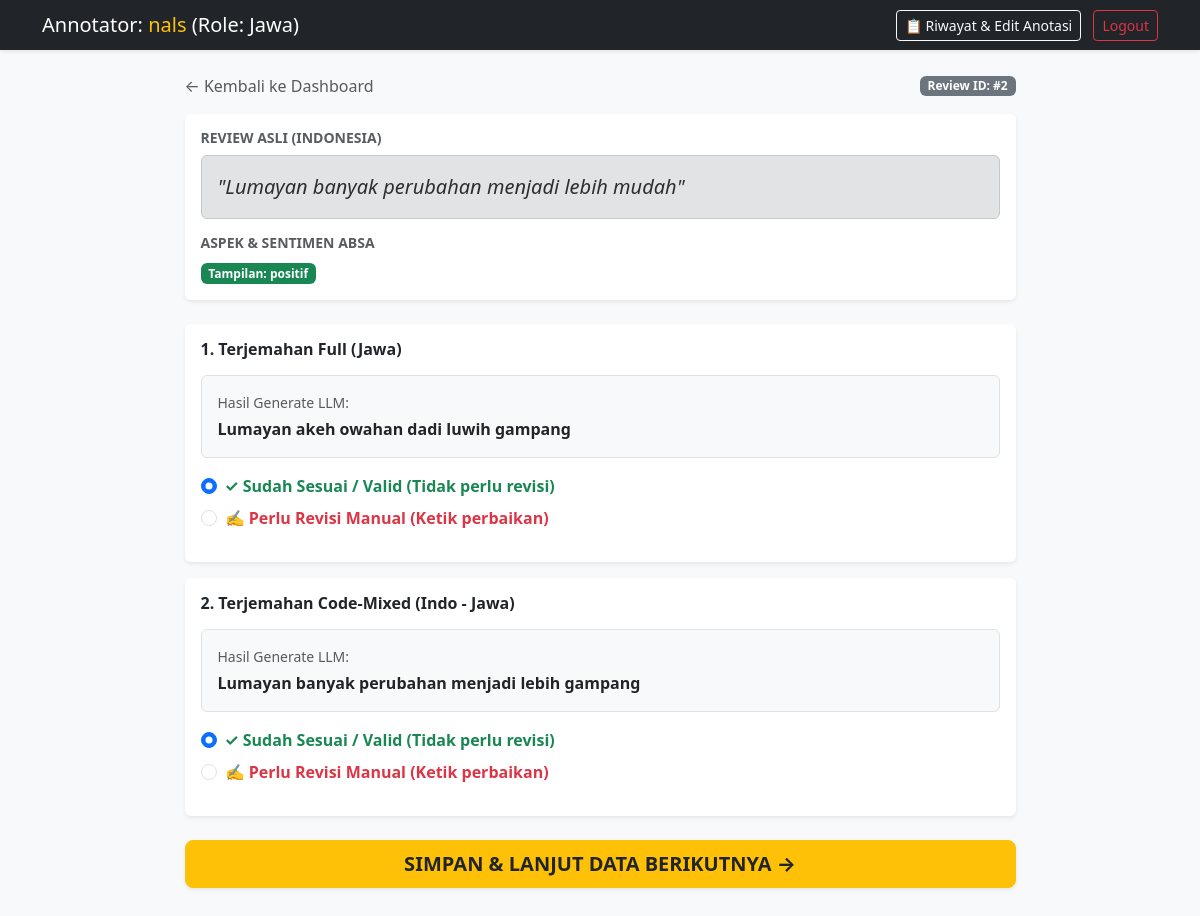
The app's page /annotate (signed in) with its own data.
### app.py (models this page shows)
class User(UserMixin, db.Model):
    id = db.Column(db.Integer, primary_key=True)
    username = db.Column(db.String(50), unique=True)
    password = db.Column(db.String(100))
    role = db.Column(db.String(20)) # 'jawa' or 'palembang'

class Review(db.Model):
    id = db.Column(db.Integer, primary_key=True)
    content = db.Column(db.Text, nullable=False)
    performa = db.Column(db.String(50))
    tampilan = db.Column(db.String(50))
    tiket = db.Column(db.String(50))
    pembayaran = db.Column(db.String(50))
    akun = db.Column(db.String(50))
    trans_jawa = db.Column(db.Text)
    trans_mix_jawa = db.Column(db.Text)
    trans_palembang = db.Column(db.Text)
    trans_mix_palembang = db.Column(db.Text)
    annotations = db.relationship('Annotation', backref='review', lazy=True)

### app.py (the view)
@app.route('/annotate')
@login_required
def annotate():
    done_ids = db.session.query(Annotation.review_id).filter(Annotation.user_id == current_user.id).all()
    done_ids = [r[0] for r in done_ids]
    item = Review.query.filter(~Review.id.in_(done_ids)).first()
    if not item:
        return render_template('finish.html')
    user_role = current_user.role # 'jawa' atau 'palembang'
    return render_template('annotate.html', item=item, role=user_role)

### app.py (called while the page is built)
@login_manager.user_loader
def load_user(user_id):
    return User.query.get(int(user_id))

### templates/annotate.html (shortened to what this page needs)
<!DOCTYPE html>
<html lang="id">
<head>
    <link href="https://cdn.jsdelivr.net/npm/bootstrap@5.3.0/dist/css/bootstrap.min.css" rel="stylesheet">
</head>
<body class="bg-light">
    <nav class="navbar navbar-dark bg-dark shadow-sm mb-4">
        <div class="container d-flex justify-content-between">
            <span class="navbar-brand mb-0 h1">Annotator: <span class="text-warning">{{ current_user.username }}</span> (Role: {{ current_user.role|capitalize }})</span>
            <div>
                <a href="{{ url_for('history') }}" class="btn btn-outline-light btn-sm me-2">📋 Riwayat & Edit Anotasi</a>
                <a href="{{ url_for('logout') }}" class="btn btn-outline-danger btn-sm">Logout</a>
            </div>
        </div>
    </nav>
    <div class="container pb-5">
        <div class="row justify-content-center">
            <div class="col-md-9">
                <div class="d-flex justify-content-between align-items-center mb-3">
                    <a href="{{ url_for('dashboard') }}" class="text-decoration-none text-muted">← Kembali ke Dashboard</a>
                    <span class="badge bg-secondary">Review ID: #{{ item.id }}</span>
                </div>
                <div class="card shadow-sm border-0 mb-4">
                    <div class="card-body">
                        <h6 class="text-uppercase text-muted fw-bold small">Review Asli (Indonesia)</h6>
                        <div class="alert alert-secondary fs-5 fst-italic mb-3">
                            "{{ item.content }}"
                        </div>
                        <h6 class="text-uppercase text-muted fw-bold small">Aspek & Sentimen ABSA</h6>
                        <div>
                            {% if item.tampilan %}<span class="badge bg-success me-1">Tampilan: {{ item.tampilan }}</span>{% endif %}
                        </div>
                    </div>
                </div>
                <form action="{{ url_for('submit', review_id=item.id) }}" method="POST">
                    <div class="card shadow-sm border-0 mb-3">
                        <div class="card-body">
                            <h5 class="card-title fw-bold fs-6 mb-3">1. Terjemahan Full ({{ role|capitalize }})</h5>
                            <div class="p-3 bg-light border rounded mb-3">
                                <span class="text-muted small d-block mb-1">Hasil Generate LLM:</span>
                                <p class="mb-0 fw-semibold text-dark" id="llm_full_text">
                                    {% if role == 'jawa' %}{{ item.trans_jawa }}{% else %}{{ item.trans_palembang }}{% endif %}
                                </p>
                            </div>
                            <div class="form-check mb-2">
                                <input class="form-check-input" type="radio" name="option_full" id="valid_full" value="valid" checked onclick="toggleRevisi('full', false)">
                                <label class="form-check-label text-success fw-bold" for="valid_full">
                                    ✓ Sudah Sesuai / Valid (Tidak perlu revisi)
                                </label>
                            </div>
                            <div class="form-check mb-3">
                                <input class="form-check-input" type="radio" name="option_full" id="revise_full" value="revise" onclick="toggleRevisi('full', true)">
                                <label class="form-check-label text-danger fw-bold" for="revise_full">
                                    ✍️ Perlu Revisi Manual (Ketik perbaikan)
                                </label>
                            </div>
                        </div>
                    </div>
                    <div class="card shadow-sm border-0 mb-4">
                        <div class="card-body">
                            <h5 class="card-title fw-bold fs-6 mb-3">2. Terjemahan Code-Mixed (Indo - {{ role|capitalize }})</h5>
                            <div class="p-3 bg-light border rounded mb-3">
                                <span class="text-muted small d-block mb-1">Hasil Generate LLM:</span>
                                <p class="mb-0 fw-semibold text-dark">
                                    {% if role == 'jawa' %}{{ item.trans_mix_jawa }}{% else %}{{ item.trans_mix_palembang }}{% endif %}
                                </p>
                            </div>
                            <div class="form-check mb-2">
                                <input class="form-check-input" type="radio" name="option_mix" id="valid_mix" value="valid" checked onclick="toggleRevisi('mix', false)">
                                <label class="form-check-label text-success fw-bold" for="valid_mix">
                                    ✓ Sudah Sesuai / Valid (Tidak perlu revisi)
                                </label>
                            </div>
                            <div class="form-check mb-3">
                                <input class="form-check-input" type="radio" name="option_mix" id="revise_mix" value="revise" onclick="toggleRevisi('mix', true)">
                                <label class="form-check-label text-danger fw-bold" for="revise_mix">
                                    ✍️ Perlu Revisi Manual (Ketik perbaikan)
                                </label>
                            </div>
                        </div>
                    </div>
                    <div class="d-grid">
                        <button type="submit" class="btn btn-warning btn-lg fw-bold text-dark shadow-sm">SIMPAN & LANJUT DATA BERIKUTNYA →</button>
                    </div>
                </form>
            </div>
        </div>
    </div>
</body>
</html>

### records on screen
User: username "nals", role "Jawa"
Review: id "2", content "Lumayan banyak perubahan menjadi lebih mudah", tampilan "positif", trans_jawa "Lumayan akeh owahan dadi luwih gampang", trans_mix_jawa "Lumayan banyak perubahan menjadi lebih gampang"
